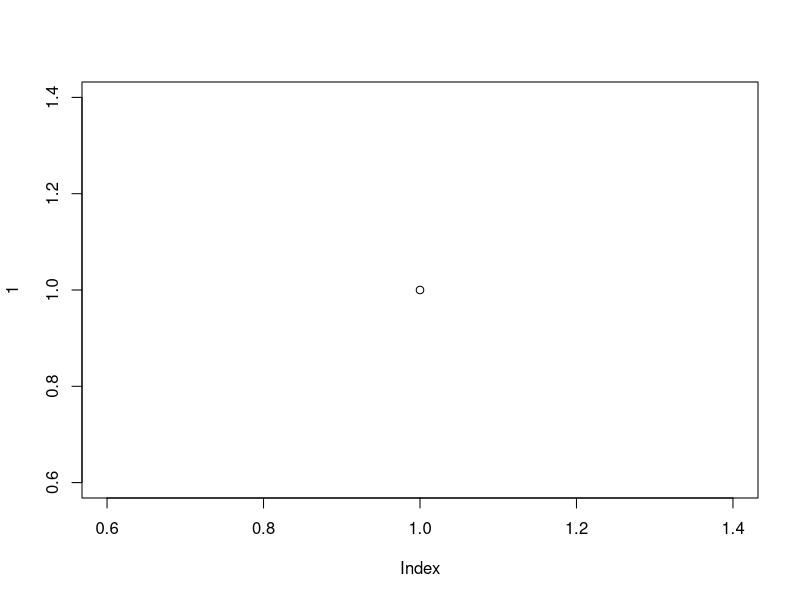
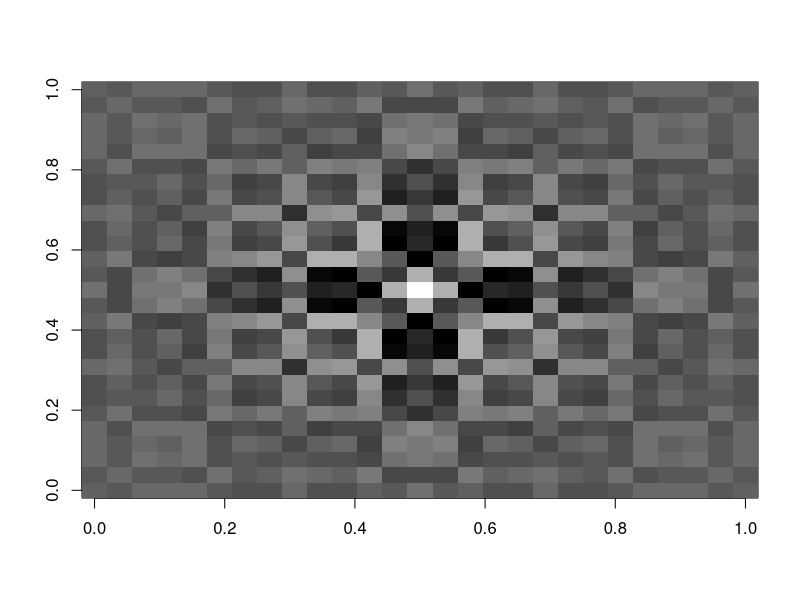
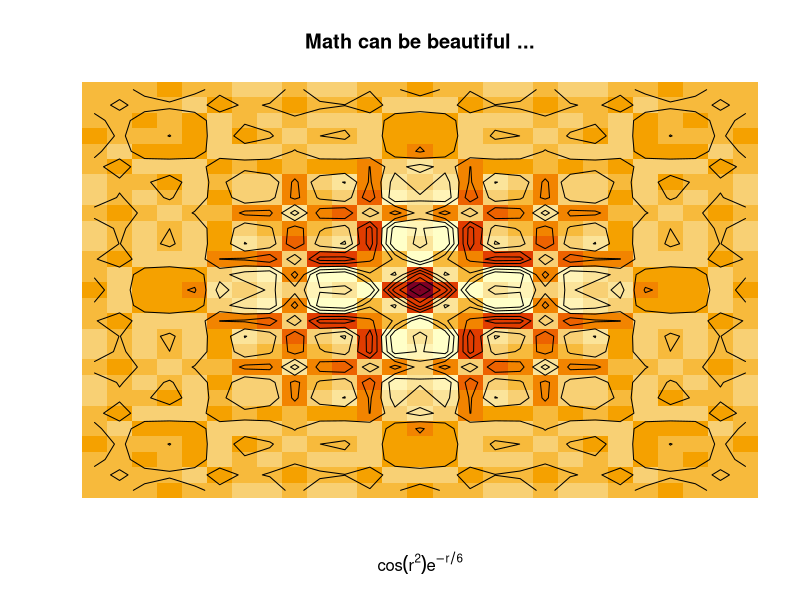

The R script that drew these images, in order:
## ---- chunk 1
## What's the result of this?
1 + 1

## Or of that?
mean(c(1,1,1,1))

## ---- chunk 2
plot(1)
## ---- chunk 3
## Pretty example from graphics::image manual
x <- y <- seq(-4*pi, 4*pi, len = 27)
r <- sqrt(outer(x^2, y^2, "+"))
image(z = z <- cos(r^2)*exp(-r/6), col  = gray((0:32)/32))
image(z, axes = FALSE, main = "Math can be beautiful ...",
      xlab = expression(cos(r^2) * e^{-r/6}))
contour(z, add = TRUE, drawlabels = FALSE)
